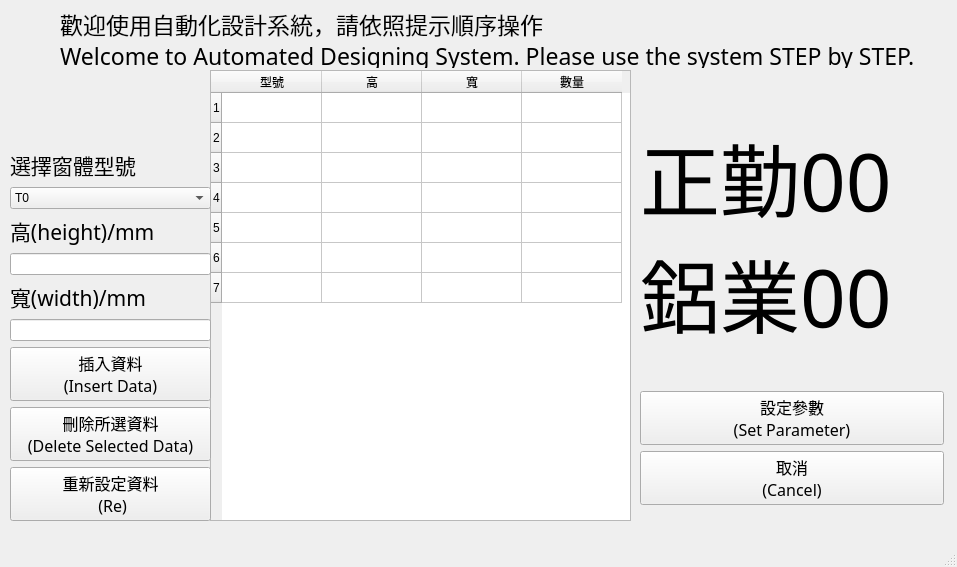
<?xml version="1.0" encoding="UTF-8"?>
<ui version="4.0">
 <class>MainWindow</class>
 <widget class="QMainWindow" name="MainWindow">
  <property name="geometry">
   <rect>
    <x>0</x>
    <y>0</y>
    <width>957</width>
    <height>567</height>
   </rect>
  </property>
  <property name="sizePolicy">
   <sizepolicy hsizetype="Minimum" vsizetype="Minimum">
    <horstretch>0</horstretch>
    <verstretch>0</verstretch>
   </sizepolicy>
  </property>
  <property name="maximumSize">
   <size>
    <width>957</width>
    <height>567</height>
   </size>
  </property>
  <property name="sizeIncrement">
   <size>
    <width>957</width>
    <height>567</height>
   </size>
  </property>
  <property name="focusPolicy">
   <enum>Qt::StrongFocus</enum>
  </property>
  <property name="windowTitle">
   <string>MainWindow</string>
  </property>
  <widget class="QWidget" name="centralwidget">
   <widget class="QLabel" name="label_2">
    <property name="geometry">
     <rect>
      <x>60</x>
      <y>10</y>
      <width>859</width>
      <height>58</height>
     </rect>
    </property>
    <property name="font">
     <font>
      <family>微軟正黑體</family>
      <pointsize>17</pointsize>
     </font>
    </property>
    <property name="mouseTracking">
     <bool>false</bool>
    </property>
    <property name="tabletTracking">
     <bool>false</bool>
    </property>
    <property name="focusPolicy">
     <enum>Qt::NoFocus</enum>
    </property>
    <property name="contextMenuPolicy">
     <enum>Qt::PreventContextMenu</enum>
    </property>
    <property name="acceptDrops">
     <bool>false</bool>
    </property>
    <property name="text">
     <string>歡迎使用自動化設計系統，請依照提示順序操作
Welcome to Automated Designing System. Please use the system STEP by STEP.</string>
    </property>
    <property name="scaledContents">
     <bool>false</bool>
    </property>
   </widget>
   <widget class="QTableWidget" name="tableWidget">
    <property name="geometry">
     <rect>
      <x>210</x>
      <y>70</y>
      <width>421</width>
      <height>451</height>
     </rect>
    </property>
    <row>
     <property name="text">
      <string>1</string>
     </property>
    </row>
    <row>
     <property name="text">
      <string>2</string>
     </property>
    </row>
    <row>
     <property name="text">
      <string>3</string>
     </property>
    </row>
    <row>
     <property name="text">
      <string>4</string>
     </property>
    </row>
    <row>
     <property name="text">
      <string>5</string>
     </property>
    </row>
    <row>
     <property name="text">
      <string>6</string>
     </property>
    </row>
    <row>
     <property name="text">
      <string>7</string>
     </property>
    </row>
    <column>
     <property name="text">
      <string>型號</string>
     </property>
    </column>
    <column>
     <property name="text">
      <string>高</string>
     </property>
    </column>
    <column>
     <property name="text">
      <string>寬</string>
     </property>
    </column>
    <column>
     <property name="text">
      <string>數量</string>
     </property>
    </column>
   </widget>
   <widget class="QWidget" name="layoutWidget">
    <property name="geometry">
     <rect>
      <x>10</x>
      <y>70</y>
      <width>201</width>
      <height>451</height>
     </rect>
    </property>
    <layout class="QVBoxLayout" name="verticalLayout_3">
     <item>
      <spacer name="verticalSpacer">
       <property name="orientation">
        <enum>Qt::Vertical</enum>
       </property>
       <property name="sizeHint" stdset="0">
        <size>
         <width>20</width>
         <height>40</height>
        </size>
       </property>
      </spacer>
     </item>
     <item>
      <widget class="QLabel" name="label">
       <property name="font">
        <font>
         <family>微軟正黑體</family>
         <pointsize>16</pointsize>
        </font>
       </property>
       <property name="focusPolicy">
        <enum>Qt::StrongFocus</enum>
       </property>
       <property name="text">
        <string>選擇窗體型號</string>
       </property>
      </widget>
     </item>
     <item>
      <widget class="QComboBox" name="comboBox_type">
       <item>
        <property name="text">
         <string>T0</string>
        </property>
       </item>
       <item>
        <property name="text">
         <string>T1</string>
        </property>
       </item>
       <item>
        <property name="text">
         <string>T2</string>
        </property>
       </item>
      </widget>
     </item>
     <item>
      <widget class="QLabel" name="label_3">
       <property name="font">
        <font>
         <family>微軟正黑體</family>
         <pointsize>16</pointsize>
        </font>
       </property>
       <property name="text">
        <string>高(height)/mm</string>
       </property>
      </widget>
     </item>
     <item>
      <widget class="QLineEdit" name="lineEdit_H"/>
     </item>
     <item>
      <widget class="QLabel" name="label_5">
       <property name="font">
        <font>
         <family>微軟正黑體</family>
         <pointsize>16</pointsize>
        </font>
       </property>
       <property name="text">
        <string>寬(width)/mm</string>
       </property>
      </widget>
     </item>
     <item>
      <widget class="QLineEdit" name="lineEdit_W"/>
     </item>
     <item>
      <widget class="QPushButton" name="pushButton_set">
       <property name="font">
        <font>
         <family>微軟正黑體</family>
         <pointsize>12</pointsize>
        </font>
       </property>
       <property name="text">
        <string>插入資料
(Insert Data)</string>
       </property>
      </widget>
     </item>
     <item>
      <widget class="QPushButton" name="pushButton_delete">
       <property name="font">
        <font>
         <family>微軟正黑體</family>
         <pointsize>12</pointsize>
        </font>
       </property>
       <property name="text">
        <string>刪除所選資料
(Delete Selected Data)</string>
       </property>
      </widget>
     </item>
     <item>
      <widget class="QPushButton" name="pushButton_re">
       <property name="font">
        <font>
         <family>微軟正黑體</family>
         <pointsize>12</pointsize>
        </font>
       </property>
       <property name="text">
        <string>重新設定資料
 (Re)</string>
       </property>
      </widget>
     </item>
    </layout>
   </widget>
   <widget class="QWidget" name="layoutWidget">
    <property name="geometry">
     <rect>
      <x>640</x>
      <y>70</y>
      <width>304</width>
      <height>451</height>
     </rect>
    </property>
    <layout class="QVBoxLayout" name="verticalLayout_2">
     <item>
      <layout class="QVBoxLayout" name="verticalLayout">
       <item>
        <widget class="QLabel" name="label_window_pic">
         <property name="sizePolicy">
          <sizepolicy hsizetype="Minimum" vsizetype="Minimum">
           <horstretch>50</horstretch>
           <verstretch>50</verstretch>
          </sizepolicy>
         </property>
         <property name="minimumSize">
          <size>
           <width>300</width>
           <height>300</height>
          </size>
         </property>
         <property name="maximumSize">
          <size>
           <width>300</width>
           <height>300</height>
          </size>
         </property>
         <property name="font">
          <font>
           <family>AcadEref</family>
           <pointsize>60</pointsize>
          </font>
         </property>
         <property name="text">
          <string>正勤00
鋁業00</string>
         </property>
        </widget>
       </item>
       <item>
        <widget class="QPushButton" name="pushButton_set_up">
         <property name="font">
          <font>
           <family>微軟正黑體</family>
           <pointsize>12</pointsize>
          </font>
         </property>
         <property name="text">
          <string>設定參數
(Set Parameter)</string>
         </property>
        </widget>
       </item>
       <item>
        <widget class="QPushButton" name="pushButton_cancel">
         <property name="font">
          <font>
           <family>微軟正黑體</family>
           <pointsize>12</pointsize>
          </font>
         </property>
         <property name="text">
          <string>取消
(Cancel)</string>
         </property>
        </widget>
       </item>
      </layout>
     </item>
    </layout>
   </widget>
  </widget>
  <widget class="QMenuBar" name="menubar">
   <property name="geometry">
    <rect>
     <x>0</x>
     <y>0</y>
     <width>957</width>
     <height>21</height>
    </rect>
   </property>
  </widget>
  <widget class="QStatusBar" name="statusbar"/>
 </widget>
 <resources/>
 <connections/>
</ui>
